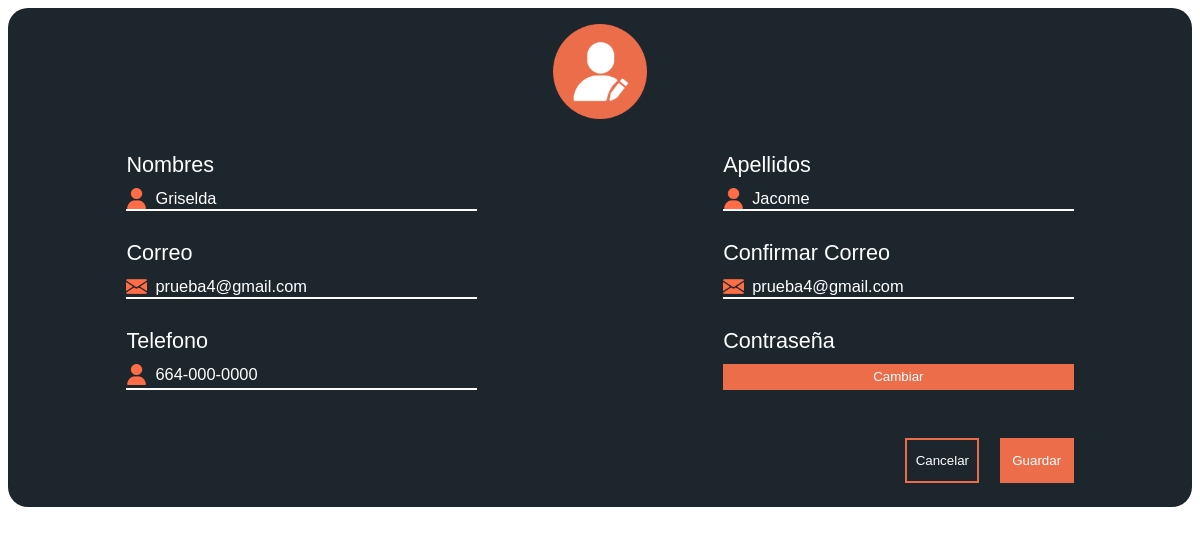
The page /_edit.php?var=8 on the database its author committed.
### tables this page shows
CREATE TABLE IF NOT EXISTS `usuario` (
  `ID` int(3) NOT NULL AUTO_INCREMENT,
  `Nombre` varchar(100) NOT NULL,
  `Apellidos` varchar(60) NOT NULL,
  `Clave` varchar(50) NOT NULL,
  `Correo` varchar(100) NOT NULL,
  `Telefono` varchar(12) NOT NULL DEFAULT '664-000-0000',
  `TipoUsuario` char(1) NOT NULL,
  PRIMARY KEY (`ID`),
  KEY `TipoUsuario` (`TipoUsuario`)
);

### Web/_edit.php (the view, shortened to what this page needs)
<?php
  $conexion=mysqli_connect("localhost","root","","derechoscopio")
  or die("Problemas con la conexión");
  $usu = $_GET['var'];
?>
<!DOCTYPE html>
<html lang="es" dir="ltr">
  <head>
    <link rel="stylesheet" href="js/jquery-ui/jquery-ui.min.css"/>
    <link rel="stylesheet" href="js/jquery-ui/jquery-ui.structure.min.css"/>
    <link rel="stylesheet" href="js/jquery-ui/jquery-ui.theme.min.css"/>
    <link rel="stylesheet" type="text/css" href="js/tooltipster-master/dist/css/tooltipster.bundle.min.css" />
    <link rel="stylesheet" href="css/msg-alert.css">
    <link rel="stylesheet" href="css/popup.css">
    <link rel="stylesheet" href="css/edit.css">
  </head>
  <body>
    <div class="container">
      <div class="container-img">
        <img src="img/editar.png" alt="" class="icon-title">
      </div>
      <div class="container-form">
      <form action="update-user-general.php?id=<?php echo $usu?>" method="post">
          <?php
            $query= "SELECT Nombre, Apellidos, Correo, Telefono FROM usuario WHERE ID='$usu'";
            $registros = mysqli_query($conexion, $query) or
            die("Problemas en el select:" . mysqli_error($conexion));
          if ($reg = mysqli_fetch_array($registros))
          {
            ?>
            <div class="field line">
              <label for="">Nombres</label>
              <div class="info">
                <img src="img/name.png" alt="" class="icon">
                <input style="background: transparent !important;" type="text" placeholder="Nombre" class="textbox" name="nombres" value="<?php echo $reg['Nombre']?>" autocomplete="off">
              </div>
            </div>
            <div class="field line">
              <label for="">Apellidos</label>
              <div class="info">
                <img src="img/name.png" alt="" class="icon">
                <input style="background: transparent !important;" type="text" placeholder="Apellidos" class="textbox" name="apellidos" value="<?php echo $reg['Apellidos']?>" autocomplete="off">
              </div>
            </div>
            <div class="field line">
              <label for="">Correo</label>
              <div class="info">
                <img src="img/mail.png" alt="" class="icon">
                <input style="background: transparent !important;" type="text" placeholder="Correo" class="textbox" name="correo1" value="<?php echo $reg['Correo']?>" autocomplete="off">
              </div>
            </div>
            <div class="field line">
              <label for="">Confirmar Correo</label>
              <div class="info">
                <img src="img/mail.png" alt="" class="icon">
                <input style="background: transparent !important;" type="text" placeholder="Confirmar" class="textbox" name="correo2" value="<?php echo $reg['Correo']?>" autocomplete="off">
              </div>
            </div>
            <div class="field line">
              <label for="">Telefono</label>
              <div class="info">
                <img src="img/name.png" alt="" class="icon">
                <input style="background: transparent !important;" type="text" placeholder="000-000-0000" class="textbox"  name="telefono" value="<?php echo $reg['Telefono']?>" autocomplete="off" id="txt-tel">
              </div>
            </div>
              <div class="field">
                <label for="">Contraseña</label>
                <button type="button" name="button" id="btn-change">Cambiar</button>
              </div>
              <div class="field" id="field-button">
                <input type="button" id="btn-cancel" value="Cancelar">
                <input type="button" name=""  class="button-save" value="Guardar" id="btn-save">
              </div>
              <?php
            }
          ?>
        </form>
      </div>
    </div>
  </body>
</html>

### Web/css/edit.css (style rules this page uses)
* { font-family: poppins, 'arial'; }
.container { width: 100%; height: auto; padding-bottom: 24px; background: #1D262D; border-radius: 20px; }
.container-img { width: 100%; text-align: center; }
.icon-title { width: 8%; margin-top: 16px; }
form { display: flex; justify-content: space-between; flex-wrap: wrap; width: 80%; margin: auto; }
.container-form { width: 100% }
.field { width: 37%; padding-top: 19px; }
.icon { width: 6%; }
label { display: flex; color: white; font-size: calc(0.6em + 1vw); padding: 10px 0; }
.textbox { border: 0; width: 84%; color: white; font-size: calc(0.5em + 0.7vw); outline: none; padding-left: 8px; }
::placeholder { font-size: calc(0.5em + 0.7vw); color: #B8B8B8; }
.line { border-bottom: 2px solid white; }
.info { display: flex; align-items: center; }
#field-button { width: 100%; text-align: right; margin-top: 29px; }
.button-save { background: #EC6D4A; color: white; border: 2px solid #EC6D4A; width: calc(5em + 0.6vw); height: calc(3em + 0.4vw); }
#btn-cancel { border: 2px solid #EC6D4A; color: white; background: transparent; width: calc(5em + 0.6vw); height: calc(3em + 0.4vw); margin-right: 16px; cursor: pointer; }
#btn-change { background: #ec6d4a; border: 2px solid #ec6d4a; color: white; width: 100%; cursor: pointer; height: 26px; }

### rows shown on the page
usuario: nombres "Griselda", apellidos "Jacome", correo1 "prueba4@gmail.com", correo2 "prueba4@gmail.com", telefono "664-000-0000"
